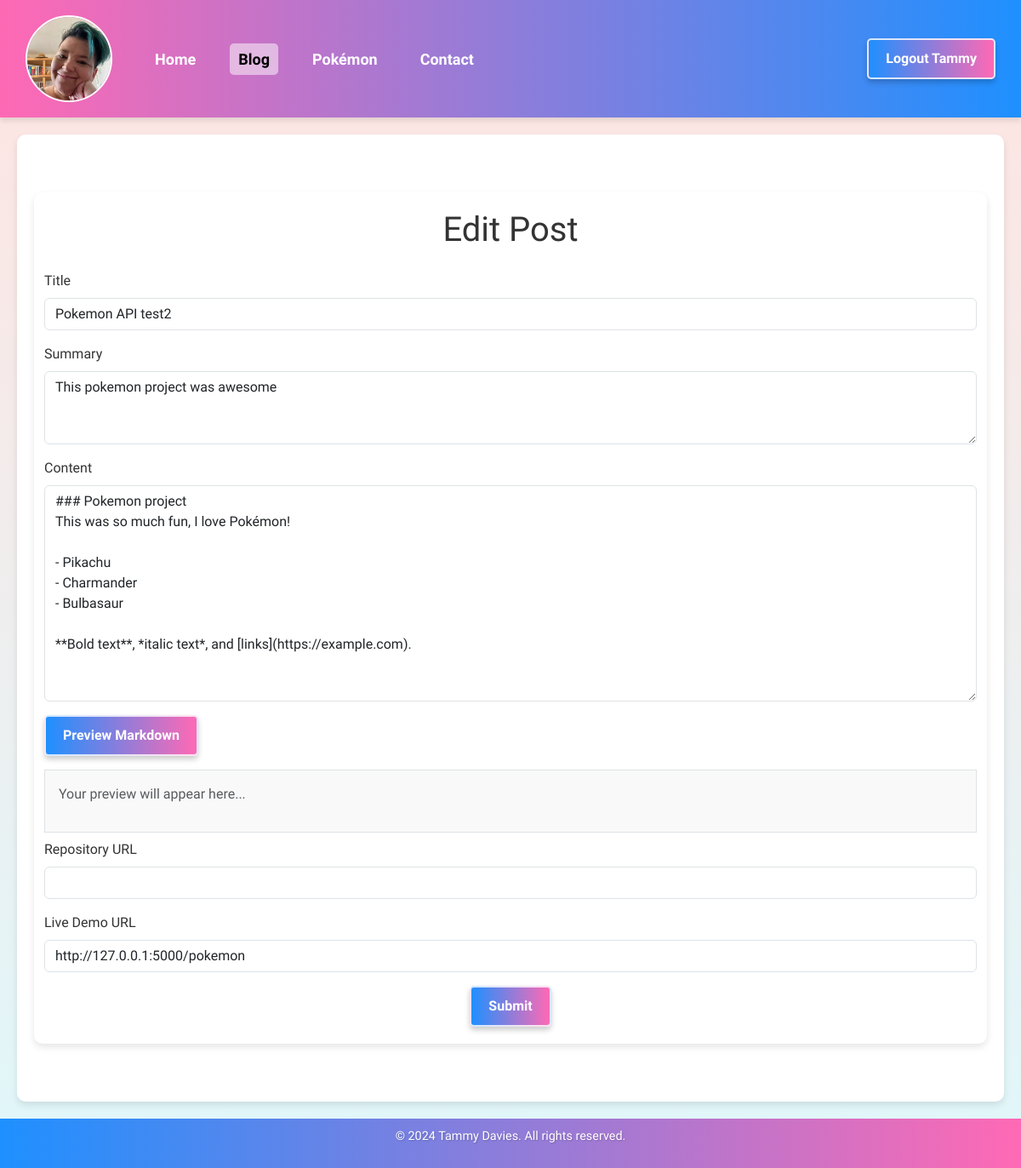
The page /blog/3/edit (signed in) on the database as committed earlier.
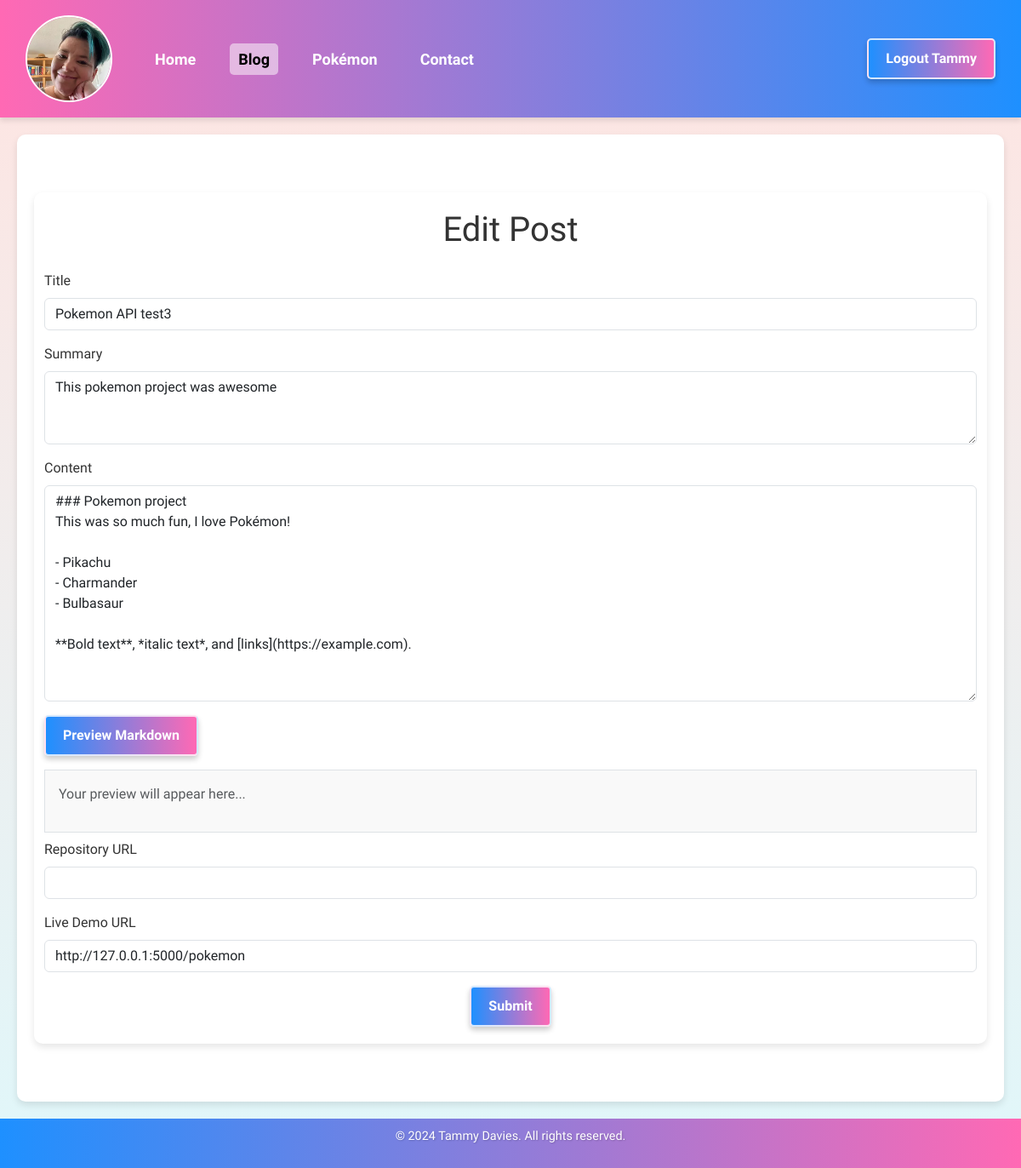
The same page on the database as committed later.
### app/models/blog_post.py (models this page shows)
class BlogPost(db.Model):
    id = db.Column(db.Integer, primary_key=True)
    title = db.Column(db.String(100), nullable=False)
    content = db.Column(db.Text, nullable=False)
    timestamp = db.Column(db.DateTime, default=datetime.utcnow)
    author = db.Column(db.String(50), nullable=False)
    summary = db.Column(db.String(255), nullable=True)
    repository_url = db.Column(db.String(255), nullable=True)
    live_demo_url = db.Column(db.String(255), nullable=True)
    comments = db.relationship(
        "Comment", backref="post", cascade="all, delete-orphan", lazy=True
    )

### app/routes/blog.py (the view, shortened to what this page needs)
    @app.route("/blog/<int:post_id>/edit", methods=["GET", "POST"])
    @login_required
    def edit_post(post_id):
        if not is_admin():
            return render_template("authentication/forbidden.html")
        post = BlogPost.query.get_or_404(post_id)
        if not is_admin():
            flash("You do not have permission to edit this post.", "danger")
            return redirect(url_for("blog"))
        form = BlogPostForm(obj=post)
        return render_template(
            "blog/blog_post.html",
            form=form,
            post=post,
            edit=True,
            preview_endpoint=url_for("markdown_preview"),
        )

### app/forms.py
class BlogPostForm(FlaskForm):
    title = StringField("Title", validators=[DataRequired()])
    summary = TextAreaField(
        "Summary",
        validators=[DataRequired(message="Please provide a summary for the post.")],
    )
    content = TextAreaField(
        "Content", validators=[DataRequired(message="Content cannot be empty.")]
    )
    repository_url = URLField(
        "Repository URL",
        validators=[Optional(), URL(message="Enter a valid URL")],
    )
    live_demo_url = URLField(
        "Live Demo URL", validators=[Optional(), URL(message="Enter a valid URL")]
    )
    submit = SubmitField("Submit")

### app/models/user.py (called while the page is built)
    @property
    def is_authenticated(self):
        return True

### app/routes/authentication_helper.py (called while the page is built)
def is_admin():
    return current_user.is_authenticated and current_user.email == "tammy@tsdavies.com"

### app/templates/blog/blog_post.html (shortened to what this page needs)
{% extends "page_template.html" %} {% block content %}
<main class="container my-5">
  <h1 class="text-center mb-4">
    {{ 'Edit Post' if edit else 'Create New Post' }}
  </h1>
  <form
    class="needs-validation"
    novalidate
    method="POST"
    action="{{ url_for('edit_post', post_id=post.id) if edit else url_for('new_post') }}"
  >
    <div class="mb-3">
      {{ form.title.label(class="form-label") }} {{
      form.title(class="form-control", size=50) }}
    </div>
    <div class="mb-3">
      {{ form.summary.label(class="form-label") }} {{
      form.summary(class="form-control", rows=3) }}
    </div>
    <div class="mb-3">
      {{ form.content.label(class="form-label") }} {{ form.content(id="content",
      class="form-control", rows=10) }}
    </div>
    <button type="button" id="preview-button" class="btn btn-secondary mb-3">
      Preview Markdown
    </button>
    <div id="preview" class="border p-3 mb-2" style="background-color: #f9f9f9">
      <p class="text-muted">Your preview will appear here...</p>
    </div>
    <div class="mb-3">
      {{ form.repository_url.label(class="form-label") }} {{
      form.repository_url(class="form-control", size=50) }}
    </div>
    <div class="mb-3">
      {{ form.live_demo_url.label(class="form-label") }} {{
      form.live_demo_url(class="form-control", size=50) }}
    </div>
    <div class="text-center">{{ form.submit(class="btn btn-primary") }}</div>
  </form>
</main>
{% endblock %}

Rows that differ between the two databases and show on the page:
changed BlogPost "This pokemon project was awesome": title "Pokemon API test2" → "Pokemon API test3"
